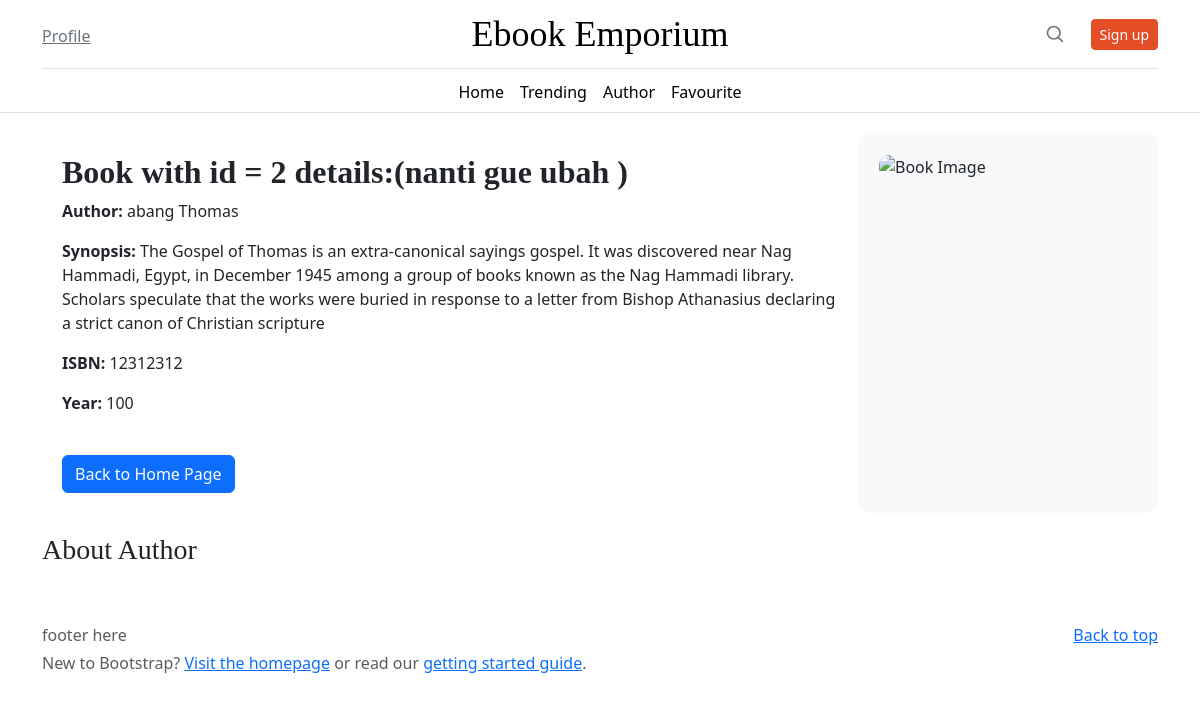
Page /php/Bookpage.php?id=2 on the committed database.
### tables this page shows
CREATE TABLE `book_description` (
  `id` int(11) NOT NULL,
  `author` varchar(255) NOT NULL,
  `synopsis` text NOT NULL,
  `isbn` varchar(20) NOT NULL,
  `year` int(11) NOT NULL
);

### php/Bookpage.php (the view, shortened to what this page needs)
<?php
$db = new Dbh();
$conn = $db->conn;
$book_id = isset($_GET['id']) ? $_GET['id'] : '';
$sql = "SELECT * FROM book_description WHERE id = :book_id";
$stmt = $conn->prepare($sql);
$stmt->bindParam(':book_id', $book_id);
$stmt->execute();
$row = $stmt->fetch(PDO::FETCH_ASSOC);
?>
<!DOCTYPE html>
<html lang="en">
<head>
    <link href="https://cdn.jsdelivr.net/npm/bootstrap@5.3.2/dist/css/bootstrap.min.css" rel="stylesheet">
    <link rel="stylesheet" href="Home.css">
</head>
<body>
    <div class="container">
        <header class="border-bottom lh-1 py-3">
            <div class="row flex-nowrap justify-content-between align-items-center">
                <div class="col-4 pt-1">
                    <a class="link-secondary" href="/WEBPRO/php/Profile/profile.php">Profile</a>
                </div>
                <div class="col-4 text-center">
                    <a class="blog-header-logo text-body-emphasis text-decoration-none" href="#">Ebook Emporium</a>
                </div>
                <div class="col-4 d-flex justify-content-end align-items-center search-container">
                    <a class="link-secondary" href="#" aria-label="Search" onclick="toggleSearch()">
                        <svg xmlns="http://www.w3.org/2000/svg" width="20" height="20" fill="none" stroke="currentColor" stroke-linecap="round" stroke-linejoin="round" stroke-width="2" class="mx-3" role="img" viewBox="0 0 24 24"><title>Search</title><circle cx="10.5" cy="10.5" r="7.5"/><path d="M21 21l-5.2-5.2"/></svg>
                    </a>
                    <a class="btn btn-sm btn-outline-secondary custom-signup-btn" href="/WEBPRO/php/Signup/SignUp.php">Sign up</a>
                </div>
            </div>
        </header>
    </div>
    <div class="nav-scroller py-1 mb-3 border-bottom">
        <nav class="nav nav-underline justify-content-center">
            <a class="nav-item nav-link link-body-emphasis" href="/WEBPRO/php/Home/home.php">Home</a>
            <a class="nav-item nav-link link-body-emphasis" href="#">Trending</a>
            <a class="nav-item nav-link link-body-emphasis" href="/WEBPRO/php/Author/Authorpage.php">Author</a>
            <a class="nav-item nav-link link-body-emphasis" href="#">Favourite</a>
        </nav>
    </div>
    <main>
    <div class="book-details-container container">
        <div class="book-details">
            <h2><b>Book with id = <?php echo $row['id']; ?> details:(nanti gue ubah )</b></h2>
            <p><b>Author:</b> <?php echo isset($row['author']) ? $row['author'] : 'N/A'; ?></p>
            <p><b>Synopsis:</b> <?php echo isset($row['synopsis']) ? $row['synopsis'] : 'N/A'; ?></p>
            <p><b>ISBN:</b> <?php echo isset($row['isbn']) ? $row['isbn'] : 'N/A'; ?></p>
            <p><b>Year:</b> <?php echo isset($row['year']) ? $row['year'] : 'N/A'; ?></p>
            <form action="home.php">
                <br><button class="btn btn-primary">Back to Home Page</button>
            </form>
        </div>
        <div class="image-container">
            <img src="<?php echo isset($row['book_image']) ? $row['book_image'] : 'N/A'; ?>" class="card-img-top" alt="Book Image">
        </div>
    </div>
<div class="about-author-container container">
        <h3>About Author</h3>
    </div>
    </main>
    <footer class="text-body-secondary py-5">
        <div class="container">
            <p class="float-end mb-1">
                <a href="#">Back to top</a>
            </p>
            <p class="mb-1">footer here</p>
            <p class="mb-0">New to Bootstrap? <a href="/">Visit the homepage</a> or read our <a href="../getting-started/introduction/">getting started guide</a>.</p>
        </div>
    </footer>
</body>
</html>

### php/Home/Home.css (style rules this page uses)
.nav-scroller { position: relative; z-index: 2; height: 2.75rem; overflow-y: hidden; }
.nav-scroller .nav { display: flex; flex-wrap: nowrap; padding-bottom: 1rem; margin-top: -1px; overflow-x: auto; text-align: center; white-space: nowrap; -webkit-overflow-scrolling: touch; }
.card-img-top { height: 369px; width: 100%; }
.btn-outline-secondary { transition: background-color 0.3s ease, color 0.3s ease, transform 0.3s ease; color: black; background-color: #fff5e1; border: 1px solid #ffd699; outline: none; user-select: none; }
.custom-signup-btn { color: #fff; background-color: #e44d26; border-color: #e44d26; transition: background-color 0.3s ease, color 0.3s ease, transform 0.3s ease; }
.blog-header-logo { font-family: "Playfair Display", Georgia, "Times New Roman", serif; font-size: 2.25rem; }
h1, h2, h3, h4, h5, h6 { font-family: "Playfair Display", Georgia, "Times New Roman", serif; }
.image-container { background-image: url('/WEBPRO/Images/bg1.png'); background-size: cover; background-position: center; position: relative; overflow: hidden; transition: transform 0.3s ease; }

### php/Bookpage.php (style rules this page uses)
.search-container { position: relative; }
.custom-signup-btn { margin-left: 10px; }
.image-container { background-color: #f8f9fa; border-radius: 10px; overflow: hidden; }
.book-details-container { display: flex; flex-wrap: wrap; margin-top: 20px; }
.book-details { flex: 3; padding: 20px; }
.image-container { flex: 1; padding: 20px; }
.image-container img { width: 100%; height: auto; border-radius: 10px; }
.custom-signup-btn { color: #fff; background-color: #e44d26; border-color: #e44d26; transition: background-color 0.3s ease, color 0.3s ease, transform 0.3s ease; }
.blog-header-logo { font-family: "Playfair Display", Georgia, "Times New Roman", serif; font-size: 2.25rem; }
h1, h2, h3, h4, h5, h6 { font-family: "Playfair Display", Georgia, "Times New Roman", serif; }
.about-author-container { margin-top: 20px; }

### rows in the picture
book_description: id "2", author "abang Thomas", synopsis "The Gospel of Thomas is an extra-canonical sayings gospel. It was discovered near Nag Hammadi, Egypt, in December 1945 among a group of books known as the Nag Hammadi library. Scholars speculate that the works were buried in response to a letter from Bishop Athanasius declaring a strict canon of Christian scripture", isbn "12312312", year "100"
